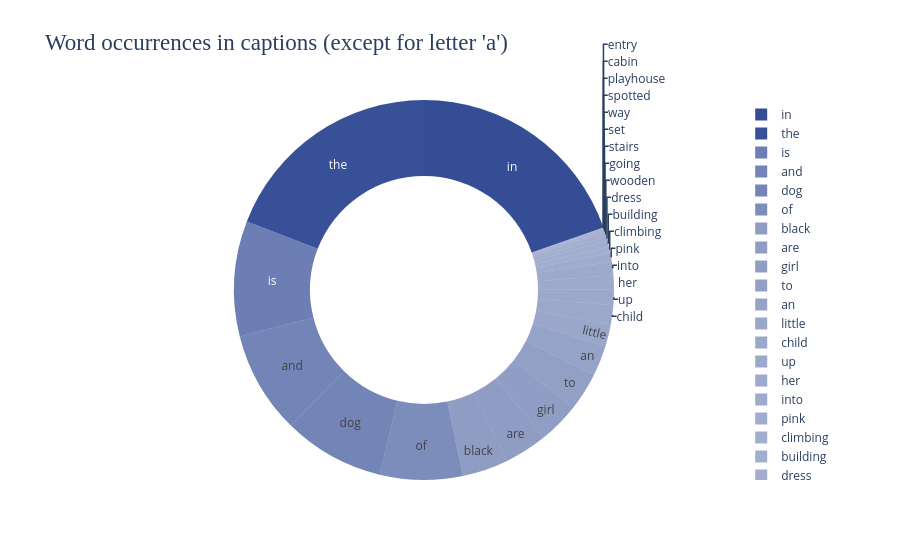

The notebook cell saved with this chart:
### Code cell
def word_occurrences(data):
    # Combining all sentences into a single string
    all_text = ' '.join(data)
    # Splitting the text into words and count occurrences
    word_counts = Counter(all_text.split())

    words = list(word_counts.keys())[1:30]
    values = list(word_counts.values())[1:30]

    # Normalize values to be between 0 and 1
    normalized_values = np.array(values) / np.max(values)
    colors = np.array(['rgba(30, 58, 138, {})'.format(0.4 + 0.5 * (value)) for value in normalized_values])

    fig = go.Figure(data=[go.Pie(labels=words, values=values, hole=.6, marker=dict(colors=colors), textinfo='label')])

    fig.update_layout(title_text='Word occurrences in captions (except for letter \'a\')', title_font=dict(size=23, family='Balto'))

    fig.show()
    
word_occurrences(cleaned_captions)

### Figure 1 — Plotly figure (JSON) as saved in the notebook; plotly's stock layout.template omitted (floating-point values rounded to 4 significant figures)
{"data": [{"hole": 0.6, "labels": ["child", "in", "pink", "dress", "is", "climbing", "up", "set", "of", "stairs", "an", "entry", "way", "girl", "going", "into", "wooden", "building", "little", "playhouse", "the", "to", "her", "cabin", "black", "dog", "and", "spotted", "are"], "marker": {"colors": ["rgba(30, 58, 138, 0.4417170828291717)", "rgba(30, 58, 138, 0.9)", "rgba(30, 58, 138, 0.4193048069519305)", "rgba(30, 58, 138, 0.40912990870091304)", "rgba(30, 58, 138, 0.6493950060499395)", "rgba(30, 58, 138, 0.4134748652513475)", "rgba(30, 58, 138, 0.43341216587834125)", "rgba(30, 58, 138, 0.4028874711252888)", "rgba(30, 58, 138, 0.5786382136178638)", "rgba(30, 58, 138, 0.4029974700252998)", "rgba(30, 58, 138, 0.46484435155648446)", "rgba(30, 58, 138, 0.4000274997250028)", "rgba(30, 58, 138, 0.40131998680013203)", "rgba(30, 58, 138, 0.4903090969090309)", "rgba(30, 58, 138, 0.40398746012539877)", "rgba(30, 58, 138, 0.4287647123528765)", "rgba(30, 58, 138, 0.40764492355076454)", "rgba(30, 58, 138, 0.41333736662633375)", "rgba(30, 58, 138, 0.44812451875481246)", "rgba(30, 58, 138, 0.4001649983500165)", "rgba(30, 58, 138, 0.8860851391486085)", "rgba(30, 58, 138, 0.4826366736332637)", "rgba(30, 58, 138, 0.4303046969530305)", "rgba(30, 58, 138, 0.40010999890001103)", "rgba(30, 58, 138, 0.4997415025849742)", "rgba(30, 58, 138, 0.6187878121218788)", "rgba(30, 58, 138, 0.6215652843471565)", "rgba(30, 58, 138, 0.400989990100099)", "rgba(30, 58, 138, 0.4925365746342537)"]}, "textinfo": "label", "type": "pie", "values": [1517, 18182, 702, 332, 9069, 490, 1215, 105, 6496, 109, 2358, 1, 48, 3284, 145, 1046, 278, 485, 1750, 6, 17676, 3005, 1102, 4, 3627, 7956, 8057, 36, 3365]}], "layout": {"autosize": true, "title": {"font": {"family": "Balto", "size": 23}, "text": "Word occurrences in captions (except for letter 'a')"}}}
